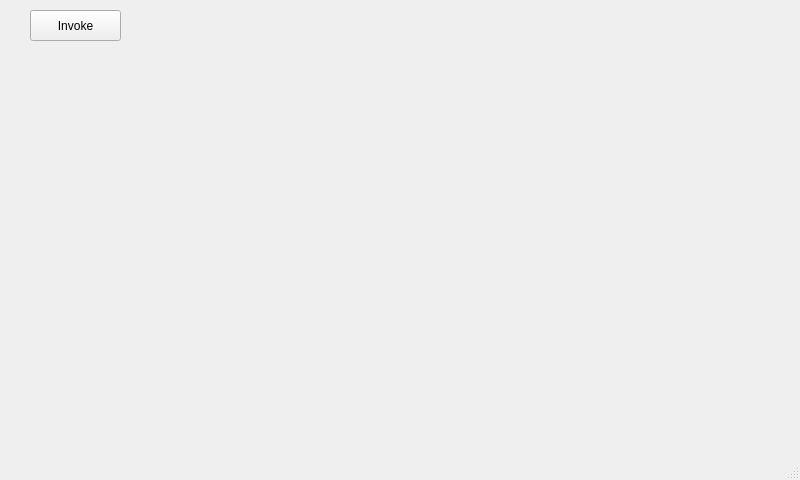
<?xml version="1.0" encoding="UTF-8"?>
<ui version="4.0">
 <class>MainWindow</class>
 <widget class="QMainWindow" name="MainWindow">
  <property name="windowModality">
   <enum>Qt::ApplicationModal</enum>
  </property>
  <property name="geometry">
   <rect>
    <x>0</x>
    <y>0</y>
    <width>800</width>
    <height>480</height>
   </rect>
  </property>
  <property name="sizePolicy">
   <sizepolicy hsizetype="Fixed" vsizetype="Fixed">
    <horstretch>0</horstretch>
    <verstretch>0</verstretch>
   </sizepolicy>
  </property>
  <property name="minimumSize">
   <size>
    <width>800</width>
    <height>480</height>
   </size>
  </property>
  <property name="maximumSize">
   <size>
    <width>800</width>
    <height>480</height>
   </size>
  </property>
  <property name="mouseTracking">
   <bool>false</bool>
  </property>
  <property name="windowTitle">
   <string>MainWindow</string>
  </property>
  <property name="autoFillBackground">
   <bool>false</bool>
  </property>
  <widget class="QWidget" name="centralWidget">
   <widget class="QPushButton" name="btnInvoke">
    <property name="geometry">
     <rect>
      <x>30</x>
      <y>10</y>
      <width>91</width>
      <height>31</height>
     </rect>
    </property>
    <property name="text">
     <string>Invoke</string>
    </property>
   </widget>
  </widget>
  <widget class="QStatusBar" name="statusBar"/>
 </widget>
 <layoutdefault spacing="6" margin="11"/>
 <resources/>
 <connections/>
</ui>
